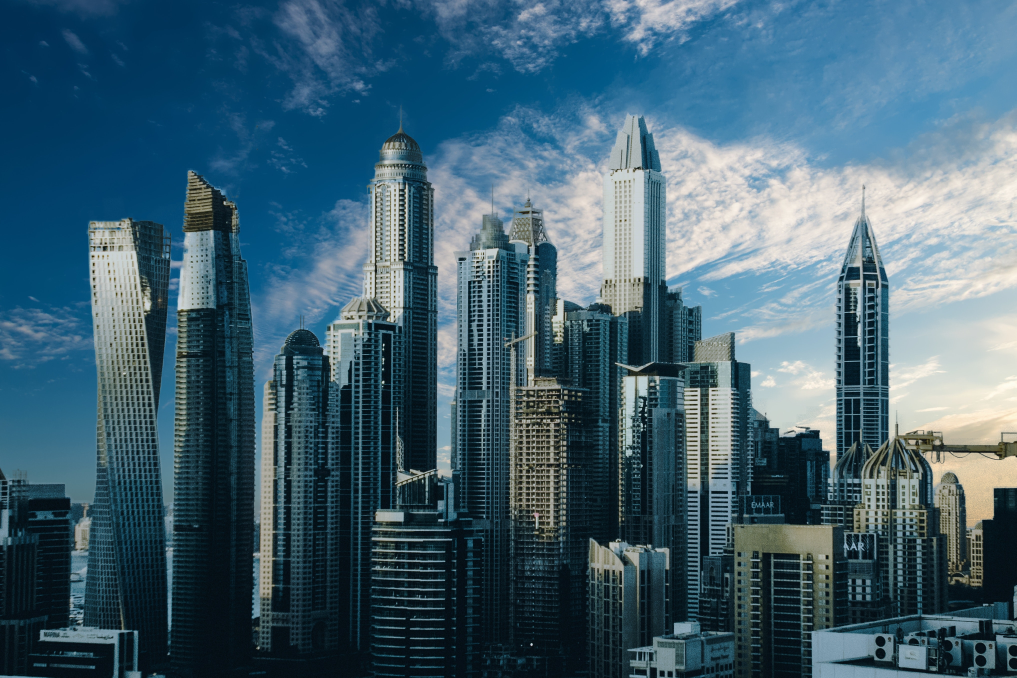
#> input picture images/test2.png, 4066 x 2711 px (shown at 1/4 size)
$ python 6-goruntu_birlestirme.py
#> lines starting #> are read from the running program, lines starting #| are printed output that depends on the picture
import cv2
import numpy as np

img = cv2.imread("../images/test2.png")
#> img is the input picture: shape (2711, 4066, 3); mean B, G, R 113, 97.3, 66.3
img = cv2.resize(img, (300, 300))
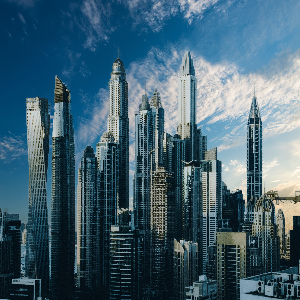
#> img: shape (300, 300, 3); mean B, G, R 112.8, 97.2, 66.2
cv2.imshow("Orjinal", img)

hs = np.hstack((img, img)) # İki numpy dizisini yatay olarak bir birine ekler.
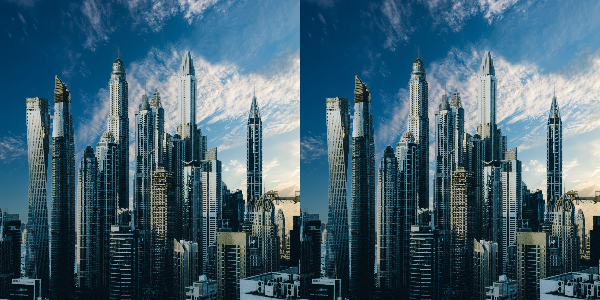
#> hs: shape (300, 600, 3); mean B, G, R 112.8, 97.2, 66.2
cv2.imshow("YATAY", hs)

vs = np.vstack((img, img)) # İki numpy dizisini dikey olarak birbirine ekler.
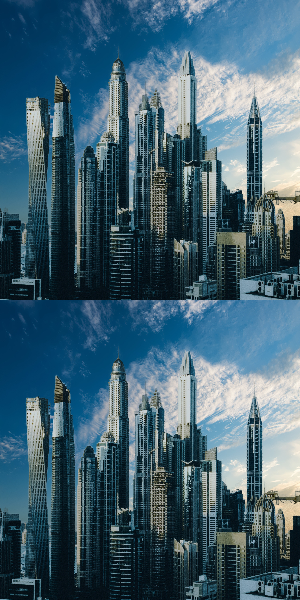
#> vs: shape (600, 300, 3); mean B, G, R 112.8, 97.2, 66.2
cv2.imshow("DIKEY", vs)

cv2.waitKey(0)

$ run again, with images/test4.png copied over images/test2.png
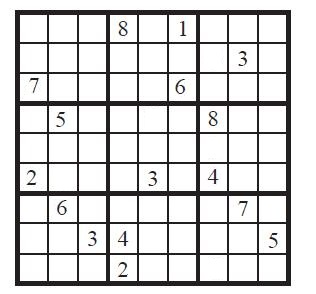
#> input picture images/test4.png, 316 x 294 px
#> img is the input picture: shape (294, 316, 3); mean B, G, R 214, 213.8, 214.2
#> img: shape (300, 300, 3)
#> `hs = np.hstack((img, img))`:
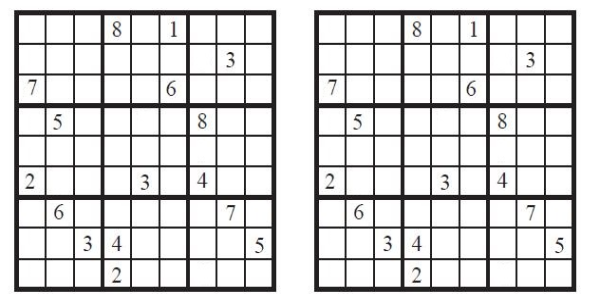
#> hs: shape (300, 600, 3); mean B, G, R 213.8, 213.7, 214.1
#> `vs = np.vstack((img, img))`:
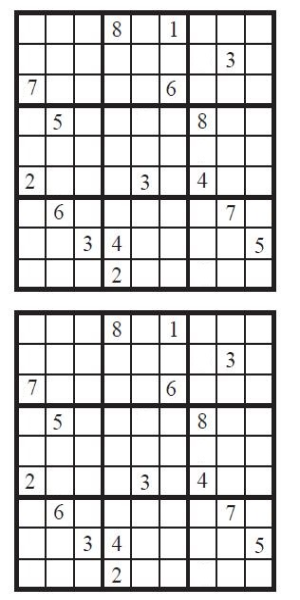
#> vs: shape (600, 300, 3); mean B, G, R 213.8, 213.7, 214.1

$ run again, with images/test5.png copied over images/test2.png
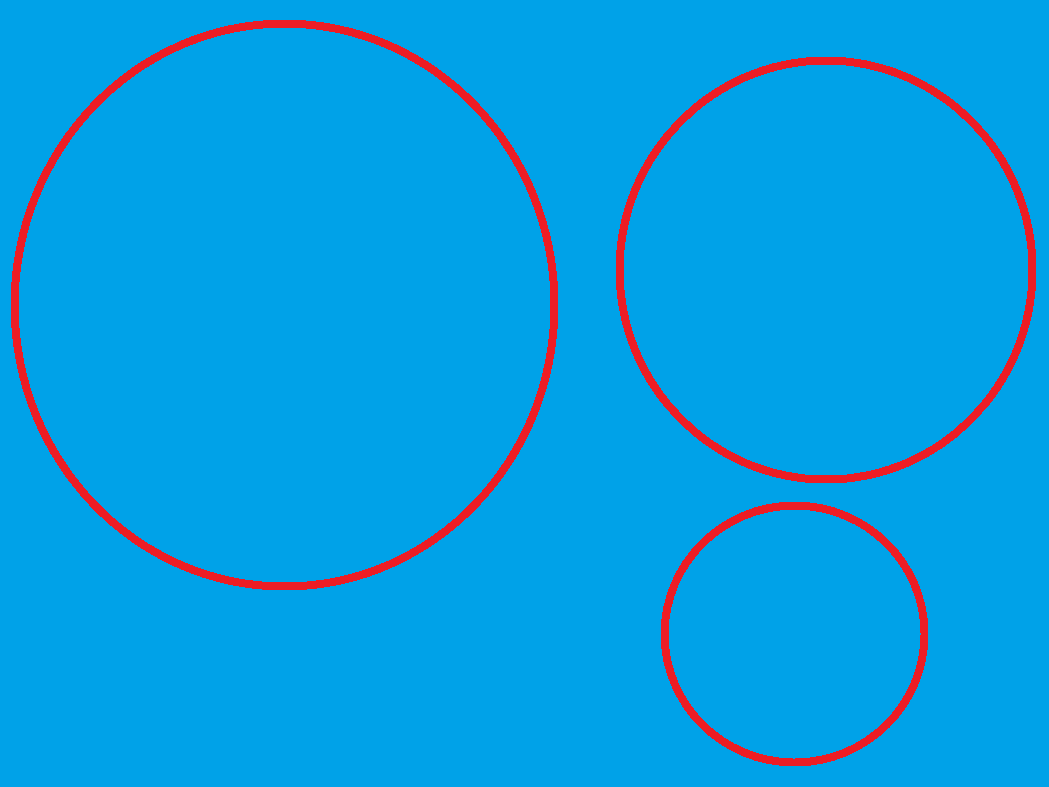
#> input picture images/test5.png, 1049 x 787 px
#> img is the input picture: shape (787, 1049, 3); mean B, G, R 224.7, 157, 8.8
#> img: shape (300, 300, 3)
#> `hs = np.hstack((img, img))`:
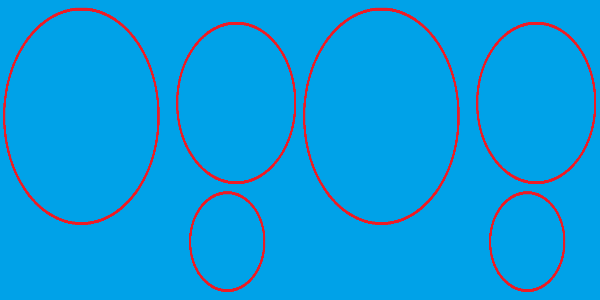
#> hs: shape (300, 600, 3); mean B, G, R 224.7, 157, 8.8
#> `vs = np.vstack((img, img))`:
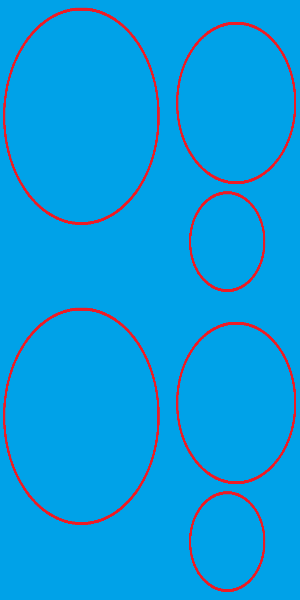
#> vs: shape (600, 300, 3); mean B, G, R 224.7, 157, 8.8
